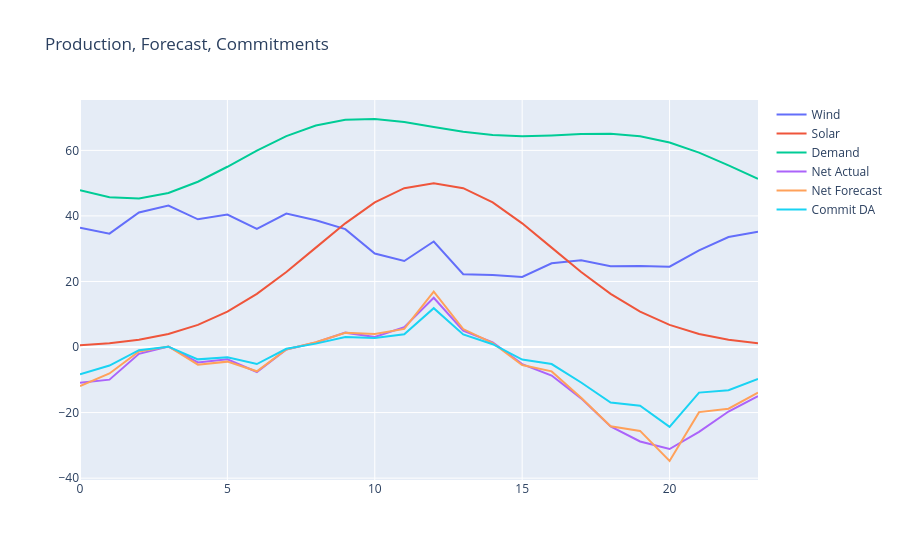

The cell this chart's notebook holds for it:
### Code cell
df = pd.DataFrame({
    "Hour": hours,
    "Wind": wind,
    "Solar": solar,
    "Demand": demand,
    "Net Actual": G_actual,
    "Net Forecast": G_forecast,
    "Commit DA": q_DA,
})

fig = go.Figure()
for col in ["Wind", "Solar", "Demand", "Net Actual", "Net Forecast", "Commit DA"]:
    fig.add_trace(go.Scatter(x=df["Hour"], y=df[col], mode="lines", name=col))

fig.update_layout(title="Production, Forecast, Commitments")
fig.show()

### Figure 1 — Plotly figure (JSON) as saved in the notebook; plotly's stock layout.template omitted (floating-point values rounded to 4 significant figures)
{"data": [{"mode": "lines", "name": "Wind", "type": "scatter", "x": [0, 1, 2, 3, 4, 5, 6, 7, 8, 9, 10, 11, 12, 13, 14, 15, 16, 17, 18, 19, 20, 21, 22, 23], "y": [36.39, 34.58, 41.07, 43.18, 38.96, 40.43, 36.05, 40.71, 38.66, 35.98, 28.51, 26.25, 32.2, 22.22, 21.98, 21.36, 25.55, 26.44, 24.62, 24.71, 24.53, 29.48, 33.55, 35.2]}, {"mode": "lines", "name": "Solar", "type": "scatter", "x": [0, 1, 2, 3, 4, 5, 6, 7, 8, 9, 10, 11, 12, 13, 14, 15, 16, 17, 18, 19, 20, 21, 22, 23], "y": [0.5554, 1.14, 2.197, 3.978, 6.767, 10.81, 16.23, 22.89, 30.33, 37.74, 44.12, 48.46, 50, 48.46, 44.12, 37.74, 30.33, 22.89, 16.23, 10.81, 6.767, 3.978, 2.197, 1.14]}, {"mode": "lines", "name": "Demand", "type": "scatter", "x": [0, 1, 2, 3, 4, 5, 6, 7, 8, 9, 10, 11, 12, 13, 14, 15, 16, 17, 18, 19, 20, 21, 22, 23], "y": [47.84, 45.67, 45.34, 47.01, 50.43, 55, 59.91, 64.33, 67.59, 69.33, 69.57, 68.66, 67.16, 65.67, 64.66, 64.33, 64.57, 65, 65.09, 64.33, 62.41, 59.33, 55.43, 51.34]}, {"mode": "lines", "name": "Net Actual", "type": "scatter", "x": [0, 1, 2, 3, 4, 5, 6, 7, 8, 9, 10, 11, 12, 13, 14, 15, 16, 17, 18, 19, 20, 21, 22, 23], "y": [-10.89, -9.947, -2.073, 0.1453, -4.699, -3.753, -7.627, -0.7268, 1.402, 4.391, 3.067, 6.055, 15.04, 5.016, 1.445, -5.226, -8.693, -15.66, -24.23, -28.81, -31.11, -25.87, -19.68, -15.0]}, {"mode": "lines", "name": "Net Forecast", "type": "scatter", "x": [0, 1, 2, 3, 4, 5, 6, 7, 8, 9, 10, 11, 12, 13, 14, 15, 16, 17, 18, 19, 20, 21, 22, 23], "y": [-11.9, -8.071, -1.37, 0.1587, -5.377, -4.455, -7.406, -0.7471, 1.485, 4.38, 3.968, 5.539, 16.93, 5.484, 1.224, -5.476, -7.429, -15.46, -24.19, -25.59, -34.77, -19.85, -18.81, -13.91]}, {"mode": "lines", "name": "Commit DA", "type": "scatter", "x": [0, 1, 2, 3, 4, 5, 6, 7, 8, 9, 10, 11, 12, 13, 14, 15, 16, 17, 18, 19, 20, 21, 22, 23], "y": [-8.327, -5.65, -0.9589, 0.1111, -3.764, -3.118, -5.184, -0.523, 1.039, 3.066, 2.777, 3.877, 11.85, 3.839, 0.8569, -3.833, -5.2, -10.82, -16.93, -17.91, -24.34, -13.9, -13.17, -9.74]}], "layout": {"title": {"text": "Production, Forecast, Commitments"}}}
